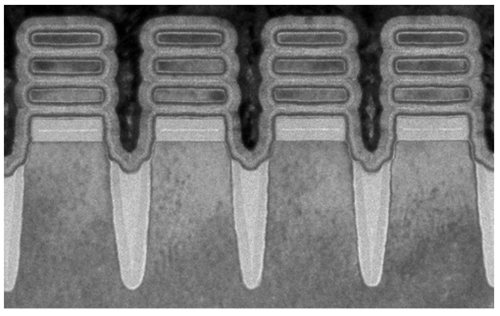
#> input picture data/demo/images/demo_tem_001.png, 500 x 316 px
$ python segment_tem_demo.py data/demo/images/demo_tem_001.png
#> lines starting #> are read from the running program, lines starting #| are printed output that depends on the picture; after the words box and inside, x2 and y2 are one past the last pixel; in counts of white or black regions, pixels touching at a corner belong together
"""TEM 이미지 음영 기반 세그멘테이션 데모.

밝기(음영) 히스토그램을 multi-Otsu로 나누어 이미지를 K개 구획으로 분리한다.
학습 데이터 없이 동작하는 고전 영상처리 방식이며, NanoDB에서
"이 TEM 이미지를 자동으로 구획할 수 있는가"를 확인하기 위한 예시다.

사용법:
    python scripts/segment_tem_demo.py data/demo/images/demo_tem_001.png
    python scripts/segment_tem_demo.py data/samples/tem/images/tem_007.tif --classes 5

출력은 var/segmentation/<sample_id>/ 아래에 생성한다(git 추적 대상 아님).
"""

from __future__ import annotations

import argparse
import csv
import json
from pathlib import Path

import matplotlib

matplotlib.use("Agg")

import matplotlib.pyplot as plt
import numpy as np
from PIL import Image
from skimage.color import label2rgb, rgb2gray
from skimage.filters import threshold_multiotsu
from skimage.morphology import remove_small_holes, remove_small_objects
from skimage.restoration import denoise_tv_chambolle
from skimage.segmentation import find_boundaries
from skimage.util import img_as_float

REPO_ROOT = Path(__file__).resolve().parent.parent
METADATA_CSV = REPO_ROOT / "data" / "samples" / "tem" / "metadata.csv"
DEMO_MANIFEST = REPO_ROOT / "data" / "demo" / "manifest.csv"
DEFAULT_OUT_ROOT = REPO_ROOT / "var" / "segmentation"


def load_gray(path: Path) -> np.ndarray:
    """TIFF/PNG를 [0, 1] 범위 grayscale float 배열로 읽는다."""
    image = Image.open(path)
    array = img_as_float(np.array(image))
    if array.ndim == 3:
        array = rgb2gray(array[..., :3])
    return array


def load_scale(filename: str) -> float | None:
    """metadata.csv 또는 demo manifest에서 해당 파일의 nm/pixel 값을 찾는다."""
    lookups = [
        (METADATA_CSV, "filename", "length_nm_per_pixel"),
        (DEMO_MANIFEST, "demo_filename", "calibration_nm_per_pixel"),
    ]
    for csv_path, name_col, value_col in lookups:
        if not csv_path.exists():
            continue
        with csv_path.open(encoding="utf-8", newline="") as handle:
            for row in csv.DictReader(handle):
                if row.get(name_col) == filename:
                    try:
                        return float(row[value_col])
                    except (KeyError, TypeError, ValueError):
                        return None
    return None


def segment(
    gray: np.ndarray,
    classes: int,
    denoise_weight: float,
    min_size: int,
) -> tuple[np.ndarray, np.ndarray, np.ndarray]:
    """음영 기준 multi-Otsu 세그멘테이션.

    반환값은 (라벨맵, 임계값 배열, 평활화된 이미지)이다.
    라벨은 0=가장 어두움 ... classes-1=가장 밝음 순서다.
    """
    # TEM은 shot noise가 강해서 임계값이 픽셀 단위로 흔들린다.
    # 경계는 살리면서 평탄부만 고르게 만드는 total-variation 평활화를 먼저 적용한다.
    smooth = denoise_tv_chambolle(gray, weight=denoise_weight)

    thresholds = threshold_multiotsu(smooth, classes=classes)
    labels = np.digitize(smooth, bins=thresholds)

    # 클래스별로 잔점(salt) 제거. 한 클래스의 작은 조각은 주변 클래스에 흡수시킨다.
    cleaned = labels.copy()
    for value in range(classes):
        mask = labels == value
        mask = remove_small_objects(mask, min_size=min_size)
        mask = remove_small_holes(mask, area_threshold=min_size)
        cleaned[mask] = value

    return cleaned, thresholds, smooth


def summarize(
    labels: np.ndarray,
    gray: np.ndarray,
    thresholds: np.ndarray,
    nm_per_px: float | None,
) -> list[dict[str, object]]:
    """클래스별 면적/평균 밝기 통계."""
    total = labels.size
    edges = [0.0, *thresholds.tolist(), 1.0]
    rows: list[dict[str, object]] = []
    for value in range(int(labels.max()) + 1):
        mask = labels == value
        pixels = int(mask.sum())
        row: dict[str, object] = {
            "class": value,
            "intensity_range": [round(edges[value], 4), round(edges[value + 1], 4)],
            "pixels": pixels,
            "area_fraction": round(pixels / total, 4),
            "mean_intensity": round(float(gray[mask].mean()), 4) if pixels else None,
        }
        if nm_per_px is not None:
            row["area_nm2"] = round(pixels * nm_per_px**2, 2)
        rows.append(row)
    return rows


def render(
    gray: np.ndarray,
    smooth: np.ndarray,
    labels: np.ndarray,
    thresholds: np.ndarray,
    out_dir: Path,
    title: str,
) -> None:
    """원본/히스토그램/구획맵/경계 오버레이 4분할 그림과 개별 PNG 저장."""
    # 어두운 클래스 -> 밝은 클래스 순서가 눈에 보이도록 색을 명시한다.
    n_classes = int(labels.max()) + 1
    palette = plt.get_cmap("viridis")(np.linspace(0.05, 0.95, n_classes))[:, :3]
    colored = label2rgb(labels, colors=palette, bg_label=-1)
    boundaries = find_boundaries(labels, mode="outer")
    overlay = np.dstack([gray] * 3)
    overlay[boundaries] = [1.0, 0.25, 0.0]

    fig, axes = plt.subplots(2, 2, figsize=(13, 10))
    fig.suptitle(title, fontsize=13)

    axes[0, 0].imshow(gray, cmap="gray")
    axes[0, 0].set_title("1) original (grayscale)")

    axes[0, 1].hist(smooth.ravel(), bins=256, color="#444")
    for value in thresholds:
        axes[0, 1].axvline(value, color="#e34a33", linestyle="--")
    axes[0, 1].set_title(
        "2) intensity histogram + multi-Otsu thresholds\n"
        f"{np.round(thresholds, 3).tolist()}"
    )
    axes[0, 1].set_xlabel("normalized intensity")
    axes[0, 1].set_ylabel("pixel count")

    axes[1, 0].imshow(colored)
    axes[1, 0].set_title(f"3) segmentation map ({n_classes} classes)")
    edges = [0.0, *np.round(thresholds, 3).tolist(), 1.0]
    axes[1, 0].legend(
        handles=[
            plt.Rectangle(
                (0, 0),
                1,
                1,
                fc=palette[i],
                label=f"class {i}: {edges[i]}-{edges[i + 1]}",
            )
            for i in range(len(palette))
        ],
        loc="lower right",
        fontsize=8,
        framealpha=0.85,
    )

    axes[1, 1].imshow(overlay)
    axes[1, 1].set_title("4) class boundaries over original")

    for ax in (axes[0, 0], axes[1, 0], axes[1, 1]):
        ax.set_xticks([])
        ax.set_yticks([])

    fig.tight_layout()
    fig.savefig(out_dir / "panel.png", dpi=140)
    plt.close(fig)

    plt.imsave(out_dir / "segmentation_map.png", colored)
    plt.imsave(out_dir / "boundary_overlay.png", overlay)
    plt.imsave(out_dir / "label_index.png", labels, cmap="viridis")


def main() -> None:
    parser = argparse.ArgumentParser(
        description=__doc__,
        formatter_class=argparse.RawDescriptionHelpFormatter,
    )
    parser.add_argument("image", type=Path, help="TEM 이미지 경로 (TIFF/PNG)")
    parser.add_argument(
        "--classes", type=int, default=4, help="음영 구획 개수 (기본 4)"
    )
    parser.add_argument(
        "--denoise", type=float, default=0.08, help="TV 평활화 강도 (기본 0.08)"
    )
    parser.add_argument(
        "--min-size",
        type=int,
        default=400,
        help="제거할 잔점 최대 픽셀 수 (기본 400)",
    )
    parser.add_argument(
        "--out",
        type=Path,
        default=None,
        help="출력 디렉터리 (기본 var/segmentation/<이름>)",
    )
    args = parser.parse_args()

    image_path = args.image if args.image.is_absolute() else (REPO_ROOT / args.image)
    if not image_path.exists():
        raise SystemExit(f"이미지를 찾을 수 없다: {image_path}")

    out_dir = args.out or (DEFAULT_OUT_ROOT / image_path.stem)
    out_dir.mkdir(parents=True, exist_ok=True)

    gray = load_gray(image_path)
#> in load_gray, image is the input picture: PIL image 500x316 RGB; min 0, max 255, mean 125.4
    nm_per_px = load_scale(image_path.name)
    labels, thresholds, smooth = segment(
        gray, args.classes, args.denoise, args.min_size
    )
#> in segment, `thresholds = threshold_multiotsu(smooth, classes=classes)`: thresholds = [0.294, 0.563, 0.817]
#> in segment, `labels = np.digitize(smooth, bins=thresholds)`: labels: shape (316, 500) int64; 4 distinct labels, from 0 to 3
#> the loop in segment, `for value in range(classes):` made 4 passes
#> pass 1, in segment, `mask = labels == value`:
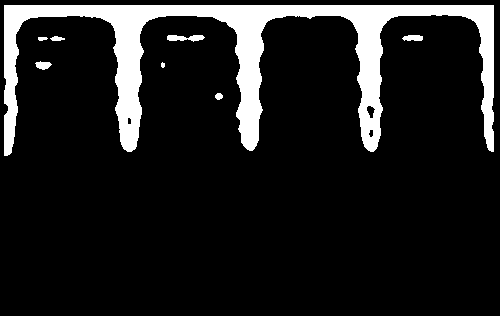
#> mask: shape (316, 500) bool; 11.9% white; 8 white regions (1 under 20 px), largest, box (x1, y1, x2, y2) and area: (4, 5, 494, 156) 18331, (167, 35, 205, 42) 178, (402, 35, 423, 41) 105
#> after the loop in segment, `for value in range(classes):`:
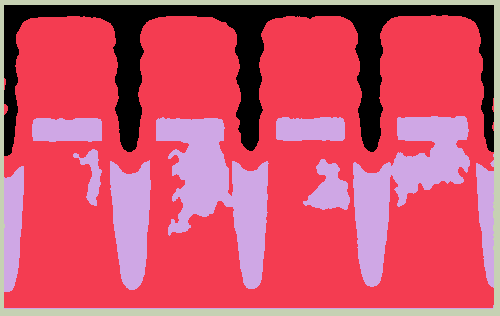
#> cleaned: shape (316, 500) int64; 4 distinct labels, from 0 to 3; one colour per label, 0 black
#> thresholds = [0.294, 0.563, 0.817]
    stats = summarize(labels, gray, thresholds, nm_per_px)
#> in summarize, `edges = [0.0, *thresholds.tolist(), 1.0]`: edges = [0, 0.294, 0.563, 0.817, 1]
#> the loop in summarize, `for value in range(int(labels.max()) + 1):` made 4 passes
#> pixels on passes 1 to 4: 18430, 100562, 29936, 9072
#> pass 2, in summarize, `mask = labels == value`:
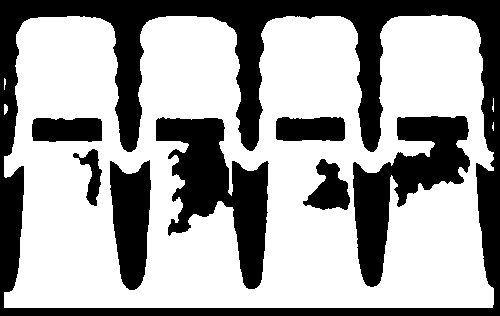
#> mask: shape (316, 500) bool; 63.6% white; 8 black regions, largest, box (x1, y1, x2, y2) and area: (0, 0, 500, 316) 31530, (156, 117, 269, 289) 8837, (353, 116, 470, 287) 8043
#> pass 3, in summarize, `mask = labels == value`:
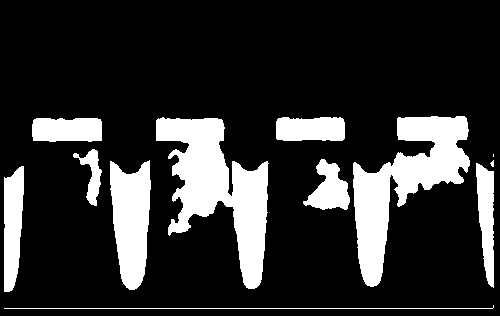
#> mask: shape (316, 500) bool; 18.9% white; 12 white regions (2 under 20 px), largest, box (x1, y1, x2, y2) and area: (156, 117, 269, 289) 8837, (353, 116, 470, 287) 8043, (110, 160, 151, 290) 3926
#> after the loop in summarize, `for value in range(int(labels.max()) + 1):`: rows = 4 items
#> stats = 4 items

    title = f"{image_path.name}  |  multi-Otsu k={args.classes}"
    if nm_per_px is not None:
        title += f"  |  {nm_per_px} nm/px"
    render(gray, smooth, labels, thresholds, out_dir, title)
#> in render, `n_classes = int(labels.max()) + 1`: n_classes = 4
#> in render, `colored = label2rgb(labels, colors=palette, bg_label=-1)`:
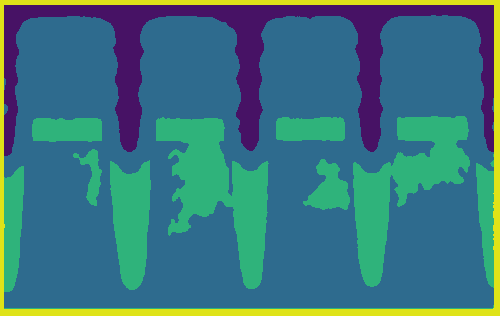
#> colored: shape (316, 500, 3) float64; mean R, G, B 0.235, 0.462, 0.498
#> in render, `boundaries = find_boundaries(labels, mode="outer")`: boundaries: shape (316, 500) bool; 6.8% white in thin lines or dots
#> in render, `overlay[boundaries] = [1.0, 0.25, 0.0]`:
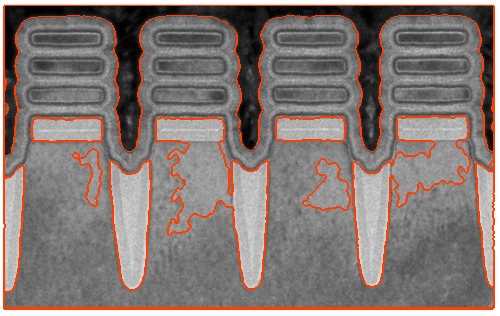
#> overlay: shape (316, 500, 3) float64; mean of channels 0, 1, 2 0.524, 0.473, 0.456; drawn as R, G, B
#> the loop in render, `for value in thresholds:` made 3 passes
#> value on passes 1 to 3: 0.294, 0.563, 0.817
#> in render, `edges = [0.0, *np.round(thresholds, 3).tolist(), 1.0]`: edges = [0, 0.294, 0.563, 0.817, 1]
#> in render, `fig.savefig(out_dir / "panel.png", dpi=140)`:
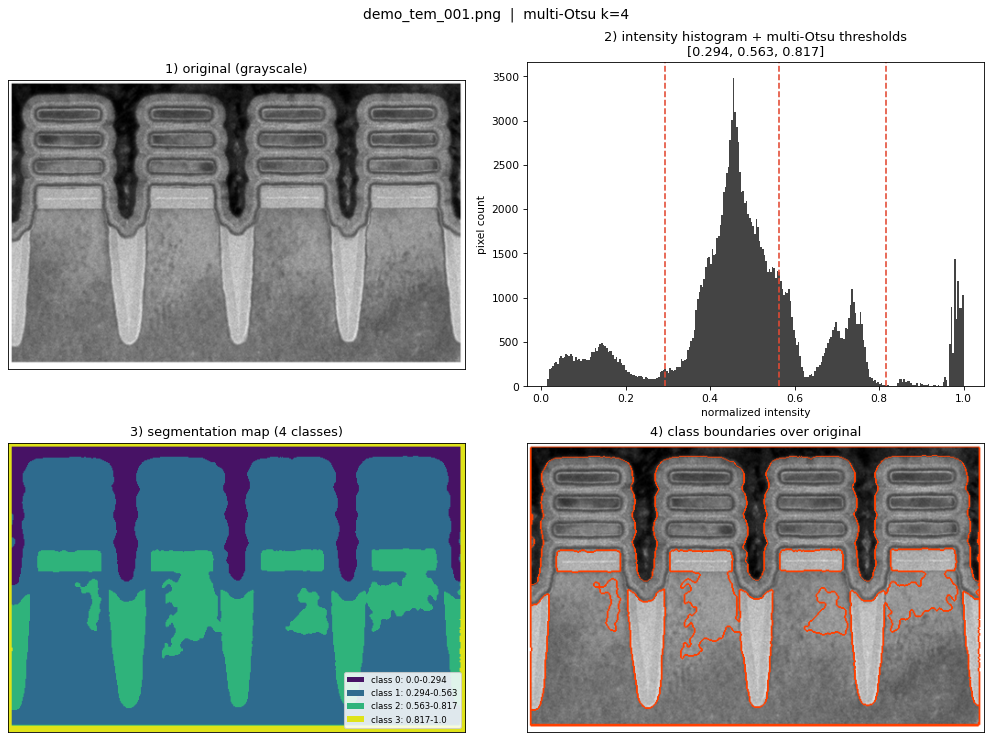
#> figure drawn by matplotlib, 4 panels; panel 2: tallest bar 3486 high, from x = 0.454 to 0.457

    np.save(out_dir / "labels.npy", labels.astype(np.uint8))
    if image_path.is_relative_to(REPO_ROOT):
        image_ref = str(image_path.relative_to(REPO_ROOT))
    else:
        image_ref = str(image_path)
    report = {
        "image": image_ref,
        "size_px": [int(gray.shape[1]), int(gray.shape[0])],
        "method": "TV denoise -> multi-Otsu -> small-object cleanup",
        "classes": args.classes,
        "denoise_weight": args.denoise,
        "min_size": args.min_size,
        "nm_per_pixel": nm_per_px,
        "thresholds": [round(float(t), 4) for t in thresholds],
        "class_stats": stats,
    }
    report_json = json.dumps(report, indent=2, ensure_ascii=False)
    (out_dir / "report.json").write_text(report_json, encoding="utf-8")

    print(report_json)
#> (printed output is left out)
    print(f"\n출력: {out_dir}")


if __name__ == "__main__":
    main()

$ run again, with data/demo/images/demo_tem_002.png copied over data/demo/images/demo_tem_001.png
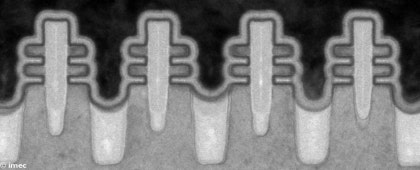
#> input picture data/demo/images/demo_tem_002.png, 420 x 170 px
#> in load_gray, image is the input picture: PIL image 420x170 RGB; min 0, max 251, mean 121.9
#> in segment, `thresholds = threshold_multiotsu(smooth, classes=classes)`: thresholds = [0.251, 0.497, 0.672]
#> labels: shape (170, 420) int64; 4 distinct labels, from 0 to 3
#> the loop in segment, `for value in range(classes):` made 4 passes
#> pass 1, in segment, `mask = labels == value`:
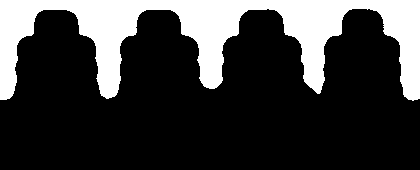
#> mask: shape (170, 420) bool; 23.9% white; 1 white region, box (x1, y1, x2, y2) and area: (0, 0, 420, 101) 17062
#> in summarize, `edges = [0.0, *thresholds.tolist(), 1.0]`: edges = [0, 0.251, 0.497, 0.672, 1]
#> the loop in summarize, `for value in range(int(labels.max()) + 1):` made 4 passes
#> pixels on passes 1 to 4: 17062, 10670, 29014, 14654
#> after the loop in summarize, `for value in range(int(labels.max()) + 1):`: rows = 4 items
#> n_classes = 4
#> boundaries: shape (170, 420) bool; 15.4% white in thin lines or dots
#> the loop in render, `for value in thresholds:` made 3 passes
#> value on passes 1 to 3: 0.251, 0.497, 0.672
#> in render, `edges = [0.0, *np.round(thresholds, 3).tolist(), 1.0]`: edges = [0, 0.251, 0.497, 0.672, 1]
#> in render, `fig.savefig(out_dir / "panel.png", dpi=140)`:
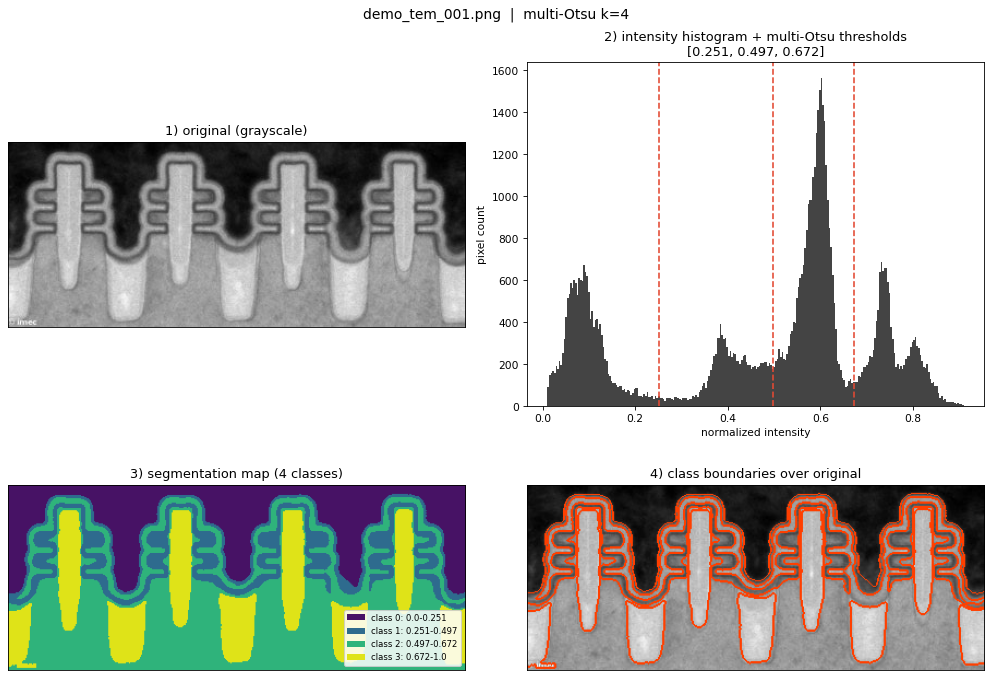
#> figure drawn by matplotlib, 4 panels; panel 2: tallest bar 1562 high, from x = 0.6 to 0.604
#> (printed output is left out)

$ run again, with data/demo/images/demo_tem_003.png copied over data/demo/images/demo_tem_001.png
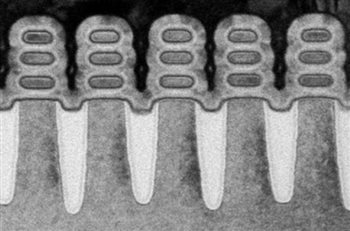
#> input picture data/demo/images/demo_tem_003.png, 350 x 231 px
#> in load_gray, image is the input picture: PIL image 350x231 RGB; min 0, max 251, mean 132.4
#> in segment, `thresholds = threshold_multiotsu(smooth, classes=classes)`: thresholds = [0.253, 0.507, 0.711]
#> labels: shape (231, 350) int64; 4 distinct labels, from 0 to 3
#> after the loop in segment, `for value in range(classes):`:
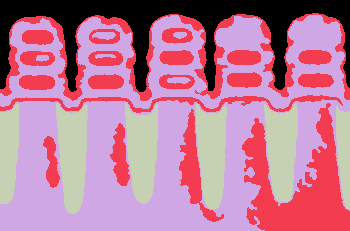
#> cleaned: shape (231, 350) int64; 4 distinct labels, from 0 to 3; one colour per label, 0 black
#> in summarize, `edges = [0.0, *thresholds.tolist(), 1.0]`: edges = [0, 0.253, 0.507, 0.711, 1]
#> the loop in summarize, `for value in range(int(labels.max()) + 1):` made 4 passes
#> pixels on passes 1 to 4: 10889, 20142, 37252, 12567
#> after the loop in summarize, `for value in range(int(labels.max()) + 1):`: rows = 4 items
#> n_classes = 4
#> boundaries: shape (231, 350) bool; 15.2% white in thin lines or dots
#> the loop in render, `for value in thresholds:` made 3 passes
#> value on passes 1 to 3: 0.253, 0.507, 0.711
#> in render, `edges = [0.0, *np.round(thresholds, 3).tolist(), 1.0]`: edges = [0, 0.253, 0.507, 0.711, 1]
#> in render, `fig.savefig(out_dir / "panel.png", dpi=140)`:
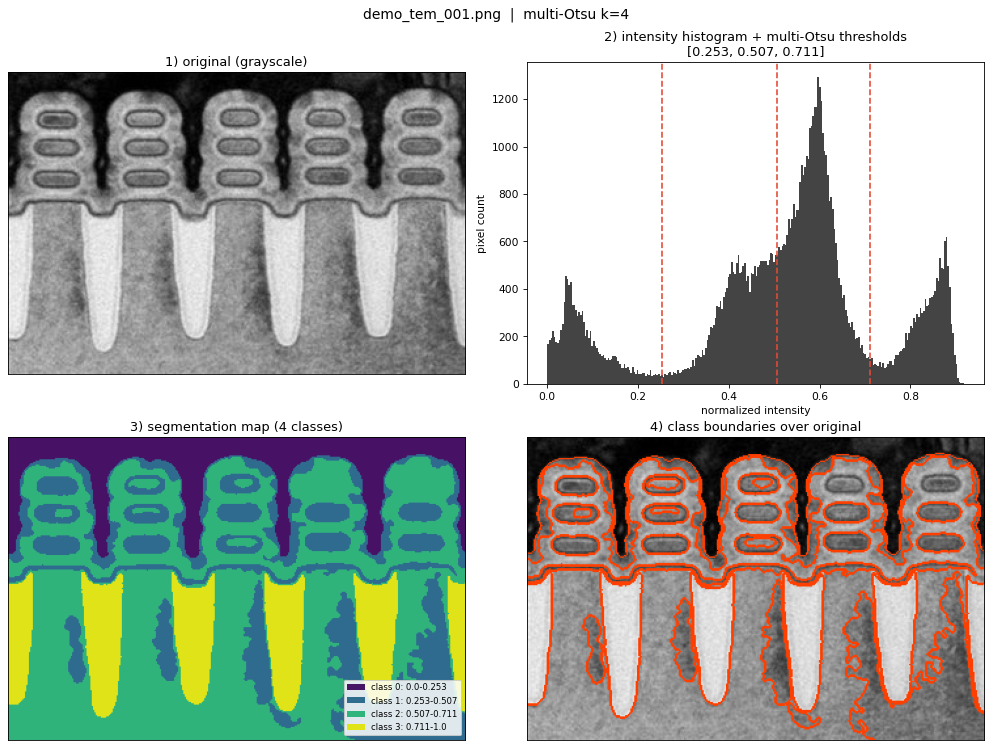
#> figure drawn by matplotlib, 4 panels; panel 2: tallest bar 1291 high, from x = 0.595 to 0.599
#> (printed output is left out)
